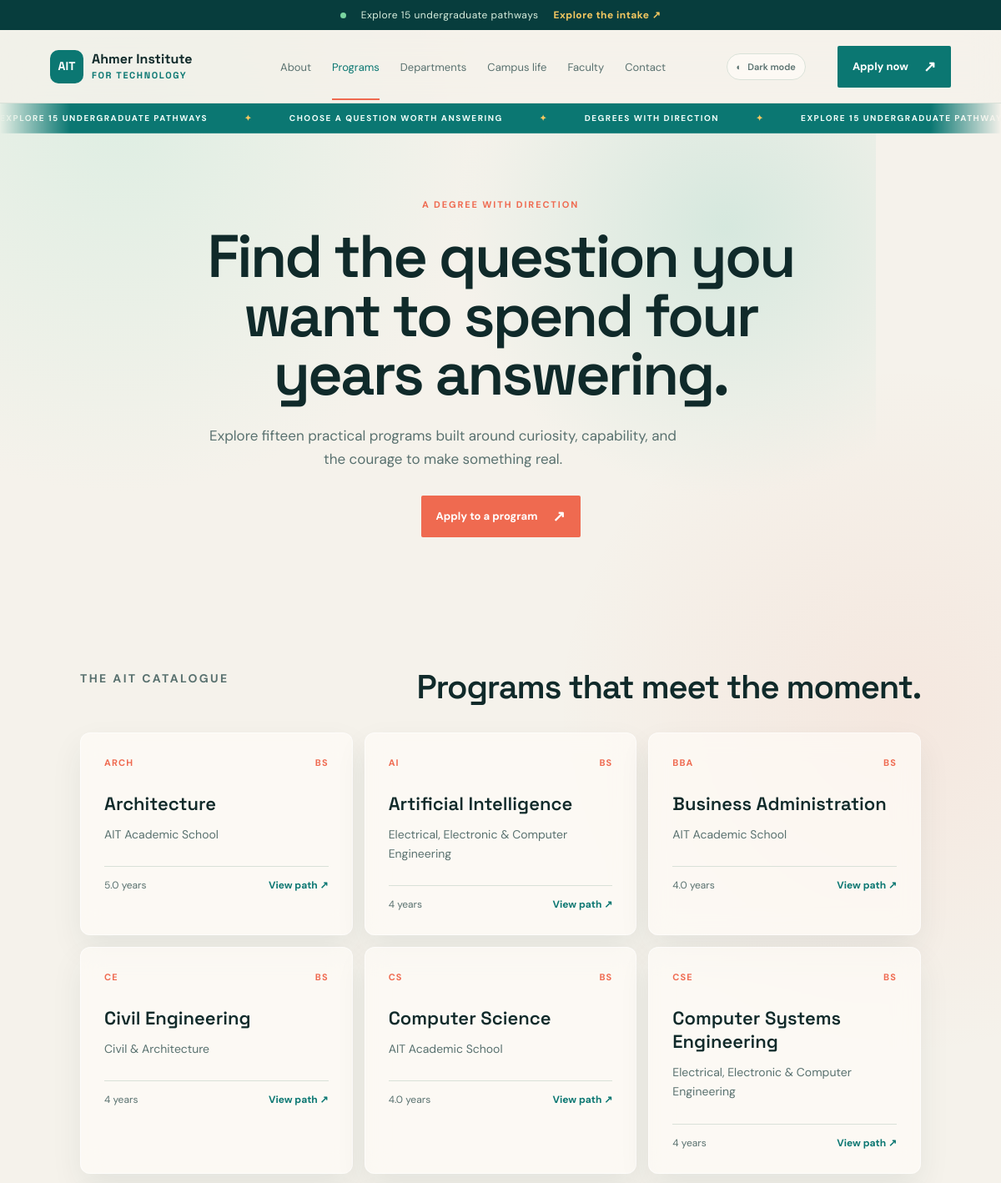
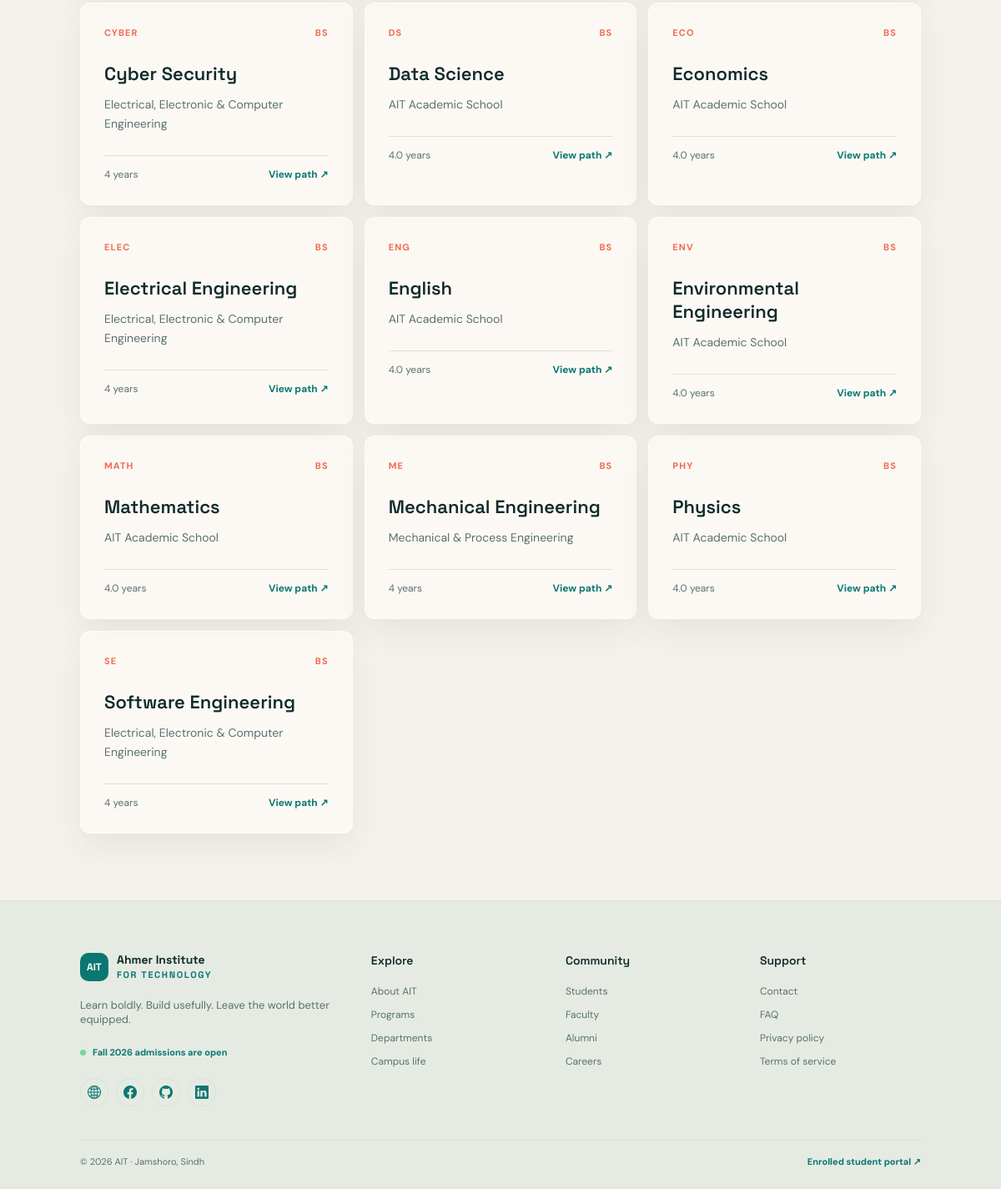
The app's page /pages/programs.php with its own data (2 pictures, top to bottom).
### tables this page shows
CREATE TABLE IF NOT EXISTS programs (
    id BIGINT UNSIGNED NOT NULL AUTO_INCREMENT,
    faculty_id BIGINT UNSIGNED NULL,
    code VARCHAR(30) NOT NULL,
    name VARCHAR(180) NOT NULL,
    degree_level ENUM('Diploma', 'BS', 'MS', 'MPhil', 'PhD') NOT NULL,
    duration_years DECIMAL(3,1) NULL,
    is_active TINYINT(1) NOT NULL DEFAULT 1,
    PRIMARY KEY (id),
    UNIQUE KEY uq_programs_code (code),
    UNIQUE KEY uq_programs_faculty_name_level (faculty_id, name, degree_level),
    KEY idx_programs_level_active (degree_level, is_active),
    CONSTRAINT fk_programs_faculty FOREIGN KEY (faculty_id) REFERENCES faculties (id) ON DELETE SET NULL ON UPDATE CASCADE
);

### pages/programs.php (called while the page is built)
<?php require_once __DIR__ . '/../backend/site.php';
ait_render_programs();

### backend/pdo.php (called while the page is built, shortened)
<?php
if (!function_exists('ait_pdo')) {
    function ait_pdo(): PDO
    {
        static $pdo = null;
        if ($pdo instanceof PDO) {
            return $pdo;
        }
        $host = ait_env('DB_HOST', 'localhost');
        $name = ait_env('DB_NAME', 'ait');
        $user = ait_env('DB_USER', 'root');
        $pass = ait_env('DB_PASS', '');
        $pdo = new PDO(
            'mysql:host=' . $host . ';dbname=' . $name . ';charset=utf8mb4',
            $user,
            $pass,
            [
                PDO::ATTR_ERRMODE => PDO::ERRMODE_EXCEPTION,
                PDO::ATTR_DEFAULT_FETCH_MODE => PDO::FETCH_ASSOC,
                PDO::ATTR_EMULATE_PREPARES => false,
            ]
        );
        return $pdo;
    }
}

### backend/site.php (the view, shortened to what this page needs)
<?php
require_once __DIR__ . '/pdo.php';
function ait_site_data(string $key, string $fallback = ''): string
{
    try {
        $stmt = ait_pdo()->prepare('SELECT content_value FROM site_content WHERE content_key = ? LIMIT 1');
        $stmt->execute([$key]);
        $value = $stmt->fetchColumn();
        return $value === false ? $fallback : (string) $value;
    } catch (Throwable $exception) {
        return $fallback;
    }
}
function ait_catalog_programs(): array
{
    $fallback = [
        ['name' => 'Artificial Intelligence', 'code' => 'AI', 'degree_level' => 'BS', 'duration_years' => '4.0', 'faculty' => 'Computing & Engineering'],
        ['name' => 'Computer Science', 'code' => 'CS', 'degree_level' => 'BS', 'duration_years' => '4.0', 'faculty' => 'Computing & Engineering'],
        ['name' => 'Electrical Engineering', 'code' => 'EE', 'degree_level' => 'BS', 'duration_years' => '4.0', 'faculty' => 'Engineering'],
        ['name' => 'Mechanical Engineering', 'code' => 'ME', 'degree_level' => 'BS', 'duration_years' => '4.0', 'faculty' => 'Engineering'],
        ['name' => 'Software Engineering', 'code' => 'SE', 'degree_level' => 'BS', 'duration_years' => '4.0', 'faculty' => 'Computing & Engineering'],
        ['name' => 'Civil Engineering', 'code' => 'CE', 'degree_level' => 'BS', 'duration_years' => '4.0', 'faculty' => 'Civil & Architecture'],
        ['name' => 'Mathematics', 'code' => 'MATH', 'degree_level' => 'BS', 'duration_years' => '4.0', 'faculty' => 'Sciences & Humanities'],
        ['name' => 'English', 'code' => 'ENG', 'degree_level' => 'BS', 'duration_years' => '4.0', 'faculty' => 'Sciences & Humanities'],
        ['name' => 'Physics', 'code' => 'PHY', 'degree_level' => 'BS', 'duration_years' => '4.0', 'faculty' => 'Sciences & Humanities'],
        ['name' => 'Cyber Security', 'code' => 'CYBER', 'degree_level' => 'BS', 'duration_years' => '4.0', 'faculty' => 'Computing & Engineering'],
        ['name' => 'Data Science', 'code' => 'DS', 'degree_level' => 'BS', 'duration_years' => '4.0', 'faculty' => 'Computing & Engineering'],
        ['name' => 'Architecture', 'code' => 'ARCH', 'degree_level' => 'BS', 'duration_years' => '5.0', 'faculty' => 'Civil & Architecture'],
        ['name' => 'Environmental Engineering', 'code' => 'ENV', 'degree_level' => 'BS', 'duration_years' => '4.0', 'faculty' => 'Civil & Architecture'],
        ['name' => 'Economics', 'code' => 'ECO', 'degree_level' => 'BS', 'duration_years' => '4.0', 'faculty' => 'Sciences & Humanities'],
        ['name' => 'Business Administration', 'code' => 'BBA', 'degree_level' => 'BS', 'duration_years' => '4.0', 'faculty' => 'Management Sciences'],
    ];
    try {
        $rows = ait_pdo()->query("SELECT p.name, p.code, p.degree_level, p.duration_years, COALESCE(f.name, 'AIT Academic School') AS faculty FROM programs p LEFT JOIN faculties f ON f.id = p.faculty_id WHERE p.is_active = 1 ORDER BY p.name")->fetchAll();
        if ($rows) {
            $existing = array_map(static fn(array $row): string => strtolower($row['name']), $rows);
            return $rows;
        }
    } catch (Throwable $exception) {
    }
    return $fallback;
}
function ait_page_ticker(string $page): array
{
    return [
        'home' => ['Fall 2026 admissions are open', 'Build your next chapter at AIT', '15 programs, one ambitious community'],
        'about' => ['AIT is built around useful ambition', 'Learn by making', 'A close community with a wide horizon'],
        'programs' => ['Explore 15 undergraduate pathways', 'Choose a question worth answering', 'Degrees with direction'],
        'admissions' => ['Applications are being reviewed', 'Your future starts with one clear step', 'Need help? admissions@ait.edu.pk'],
        'departments' => ['Ideas in conversation', 'Cross-disciplinary work starts here', 'Find your academic home'],
        'campus-life' => ['Clubs, studios, teams, and people', 'There is a place for your next idea', 'Campus life at AIT'],
        'faculty' => ['Meet the people behind the practice', 'Mentorship is part of the method', 'Research that travels'],
        'students' => ['Your portal, your progress, your pace', 'Support when it matters', 'Student life at AIT'],
        'alumini' => ['The AIT network keeps building', 'Stay connected to what comes next', 'Alumni stories and opportunities'],
        'career' => ['Build what comes next', 'Bring your problem to our people', 'Careers at AIT'],
        'contact' => ['We are ready to help', 'Visit, call, or write to AIT', 'Start a useful conversation'],
    ][$page] ?? ['Ahmer Institute for Technology', 'Learn boldly. Build usefully.', 'Admissions are open'];
}
function ait_public_canonical_url(string $active): string
{
    $https = (!empty($_SERVER['HTTPS']) && strtolower((string) $_SERVER['HTTPS']) !== 'off') ? 'https' : 'http';
    $host = preg_replace('/[^a-zA-Z0-9.:-]/', '', (string) ($_SERVER['HTTP_HOST'] ?? 'localhost')) ?: 'localhost';
    $base = rtrim(dirname((string) ($_SERVER['SCRIPT_NAME'] ?? '/AIT/pages/home.php')), '/\\');
    if (str_ends_with($base, '/pages')) $base = substr($base, 0, -6);
    return $https . '://' . $host . ($base ?: '') . '/' . ($active === '' ? 'home' : rawurlencode($active));
}
function ait_public_description(string $title, string $active): string
{
    $descriptions = [
        'home' => 'Ahmer Institute for Technology helps curious people build useful futures through practical programs, research, and a close academic community.',
        'admissions' => 'Explore admissions at Ahmer Institute for Technology: programs, scholarships, application steps, campus life, and student support.',
        'programs' => 'Explore 15 undergraduate programs in artificial intelligence, computing, engineering, sciences, humanities, architecture, and business at AIT.',
    ];
    return $descriptions[$active] ?? $title . ' at Ahmer Institute for Technology. Learn boldly, build usefully, and find your next direction.';
}
function ait_public_header(string $title, string $active = ''): void
{
    $nonce = ait_bootstrap_security();
    $nav = ['about' => 'About', 'programs' => 'Programs', 'departments' => 'Departments', 'campus-life' => 'Campus life', 'faculty' => 'Faculty', 'contact' => 'Contact'];
    $canonical = ait_public_canonical_url($active);
    $description = ait_public_description($title, $active);
    $csrf = htmlspecialchars((string) ($_SESSION['csrf_token'] ?? ''), ENT_QUOTES, 'UTF-8');
    $safeTitle = htmlspecialchars($title . ' | Ahmer Institute for Technology', ENT_QUOTES, 'UTF-8');
    $safeDescription = htmlspecialchars($description, ENT_QUOTES, 'UTF-8');
    $safeCanonical = htmlspecialchars($canonical, ENT_QUOTES, 'UTF-8');
    $schema = json_encode(['@context' => 'https://schema.org', '@type' => $active === 'home' ? 'WebSite' : 'WebPage', 'name' => $title . ' | Ahmer Institute for Technology', 'url' => $canonical, 'description' => $description, 'publisher' => ['@type' => 'Organization', 'name' => 'Ahmer Institute for Technology', 'url' => 'https://ahmershah.dev/']], JSON_HEX_TAG | JSON_HEX_AMP | JSON_HEX_APOS | JSON_HEX_QUOT);
    $captchaScript = '';
    echo '<!doctype html><html lang="en"><head><meta charset="utf-8"><meta name="viewport" content="width=device-width, initial-scale=1"><meta name="robots" content="index, follow, max-image-preview:large"><meta name="description" content="' . $safeDescription . '"><meta name="csrf-token" content="' . $csrf . '"><link rel="canonical" href="' . $safeCanonical . '"><meta property="og:type" content="website"><meta property="og:title" content="' . $safeTitle . '"><meta property="og:description" content="' . $safeDescription . '"><meta property="og:url" content="' . $safeCanonical . '"><meta property="og:site_name" content="Ahmer Institute for Technology"><meta name="twitter:card" content="summary"><meta name="twitter:title" content="' . $safeTitle . '"><meta name="twitter:description" content="' . $safeDescription . '"><title>' . $safeTitle . '</title><link rel="icon" type="image/x-icon" href="assets/images/favicon/ait.ico"><link rel="stylesheet" href="assets/css/bootstrap-icons.min.css"><link rel="stylesheet" href="assets/css/public.css"><script type="application/ld+json" nonce="' . htmlspecialchars($nonce, ENT_QUOTES, 'UTF-8') . '">' . $schema . '</script><script src="assets/js/theme.js"></script><script src="https://cdn.jsdelivr.net/npm/chart.js@4.4.4/dist/chart.umd.min.js" defer></script>' . $captchaScript . '</head><body>';
    $ribbon = ait_site_data('admissions_ribbon', 'Fall 2026 admissions are open');
    $ticker = ait_page_ticker($active);
    echo '<div class="announcement"><span class="pulse"></span> ' . htmlspecialchars($ticker[0] ?: $ribbon) . ' <a href="admissions">Explore the intake <span aria-hidden="true">↗</span></a></div><header class="site-header"><a class="brand" href="home"><span class="brand-mark">AIT</span><span>Ahmer Institute <b>for Technology</b></span></a><button class="nav-toggle" aria-label="Open navigation">☰</button><nav class="site-nav">';
    foreach ($nav as $key => $label) echo '<a class="' . ($active === $key ? 'active' : '') . '" href="' . $key . '">' . htmlspecialchars($label) . '</a>';
    echo '</nav><button type="button" class="theme-toggle" data-theme-toggle aria-label="Toggle color theme"><span data-theme-icon>◐</span><span data-theme-label>Dark mode</span></button><a class="nav-apply" href="admissions">Apply now <span>↗</span></a></header><div class="page-ticker" aria-label="AIT updates"><div class="page-ticker-track">';
    foreach (array_merge($ticker, $ticker) as $item) echo '<span>' . htmlspecialchars($item) . '</span>';
    echo '</div></div>';
}
function ait_public_footer(): void
{
    $nonce = htmlspecialchars((string) ($GLOBALS['ait_public_nonce'] ?? ''), ENT_QUOTES, 'UTF-8');
    echo '<footer class="site-footer"><div class="footer-intro"><a class="brand footer-brand" href="home"><span class="brand-mark">AIT</span><span>Ahmer Institute <b>for Technology</b></span></a><p>Learn boldly. Build usefully. Leave the world better equipped.</p><div class="footer-status"><span class="pulse"></span> Fall 2026 admissions are open</div><div class="social-links" aria-label="Social links"><a href="https://ahmershah.dev/" target="_blank" rel="noopener noreferrer" aria-label="Personal website"><i class="bi bi-globe2"></i></a><a href="https://www.facebook.com/ahmershahdev" target="_blank" rel="noopener noreferrer" aria-label="Facebook"><i class="bi bi-facebook"></i></a><a href="https://github.com/ahmershahdev" target="_blank" rel="noopener noreferrer" aria-label="GitHub"><i class="bi bi-github"></i></a><a href="https://linkedin.com/in/syedahmershah" target="_blank" rel="noopener noreferrer" aria-label="LinkedIn"><i class="bi bi-linkedin"></i></a></div></div><div class="footer-column"><h3>Explore</h3><a href="about">About AIT</a><a href="programs">Programs</a><a href="departments">Departments</a><a href="campus-life">Campus life</a></div><div class="footer-column"><h3>Community</h3><a href="students">Students</a><a href="faculty">Faculty</a><a href="alumini">Alumni</a><a href="career">Careers</a></div><div class="footer-column"><h3>Support</h3><a href="contact">Contact</a><a href="faq">FAQ</a><a href="privacy-policy">Privacy policy</a><a href="terms-of-service">Terms of service</a></div><div class="footer-bottom"><span>© 2026 AIT · Jamshoro, Sindh</span><a href="student-login">Enrolled student portal ↗</a></div></footer><script src="assets/js/public.js" nonce="' . $nonce . '"></script></body></html>';
}
function ait_render_programs(): void
{
    $programs = ait_catalog_programs();
    ait_public_header('Programs', 'programs');
    echo '<main class="inner-page"><section class="inner-hero programs-hero"><div class="inner-copy"><p class="eyebrow">A degree with direction</p><h1>Find the question you want to spend four years answering.</h1><p class="lede">Explore fifteen practical programs built around curiosity, capability, and the courage to make something real.</p><a class="button button-coral" href="admissions">Apply to a program <span>↗</span></a></div></section><section class="content-band"><div class="section-heading"><p class="eyebrow">The AIT catalogue</p><h2>Programs that meet the moment.</h2></div><div class="program-grid">';
    foreach ($programs as $program) echo '<article class="program-card reveal"><div class="program-top"><span>' . htmlspecialchars($program['code']) . '</span><span>' . htmlspecialchars($program['degree_level']) . '</span></div><h3>' . htmlspecialchars($program['name']) . '</h3><p>' . htmlspecialchars($program['faculty']) . '</p><footer><span>' . htmlspecialchars((string) ($program['duration_years'] ?: '4')) . ' years</span><a href="admissions">View path ↗</a></footer></article>';
    echo '</div></section></main>';
    ait_public_footer();
}

### records on screen
programs: code "ARCH", degree_level "BS", name "Architecture", faculty "AIT Academic School", duration_years "5.0"
programs: code "AI", degree_level "BS", name "Artificial Intelligence", faculty "Electrical, Electronic & Computer Engineering", duration_years "4"
programs: code "BBA", degree_level "BS", name "Business Administration", faculty "AIT Academic School", duration_years "4.0"
programs: code "CE", degree_level "BS", name "Civil Engineering", faculty "Civil & Architecture", duration_years "4"
programs: code "CS", degree_level "BS", name "Computer Science", faculty "AIT Academic School", duration_years "4.0"
programs: code "CSE", degree_level "BS", name "Computer Systems Engineering", faculty "Electrical, Electronic & Computer Engineering", duration_years "4"
programs: code "CYBER", degree_level "BS", name "Cyber Security", faculty "Electrical, Electronic & Computer Engineering", duration_years "4"
programs: code "DS", degree_level "BS", name "Data Science", faculty "AIT Academic School", duration_years "4.0"
programs: code "ECO", degree_level "BS", name "Economics", faculty "AIT Academic School", duration_years "4.0"
programs: code "ELEC", degree_level "BS", name "Electrical Engineering", faculty "Electrical, Electronic & Computer Engineering", duration_years "4"
programs: code "ENG", degree_level "BS", name "English", faculty "AIT Academic School", duration_years "4.0"
programs: code "ENV", degree_level "BS", name "Environmental Engineering", faculty "AIT Academic School", duration_years "4.0"
programs: code "MATH", degree_level "BS", name "Mathematics", faculty "AIT Academic School", duration_years "4.0"
programs: code "ME", degree_level "BS", name "Mechanical Engineering", faculty "Mechanical & Process Engineering", duration_years "4"
programs: code "PHY", degree_level "BS", name "Physics", faculty "AIT Academic School", duration_years "4.0"
programs: code "SE", degree_level "BS", name "Software Engineering", faculty "Electrical, Electronic & Computer Engineering", duration_years "4"

### other values on screen
$ticker[0] ?: $ribbon "Explore 15 undergraduate pathways"
$label "About"
$label "Programs"
$label "Departments"
$label "Campus life"
$label "Faculty"
$label "Contact"
$item "EXPLORE 15 UNDERGRADUATE PATHWAYS"
$item "CHOOSE A QUESTION WORTH ANSWERING"
$item "DEGREES WITH DIRECTION"
$item "EXPLORE 15 UNDERGRADUATE…"
